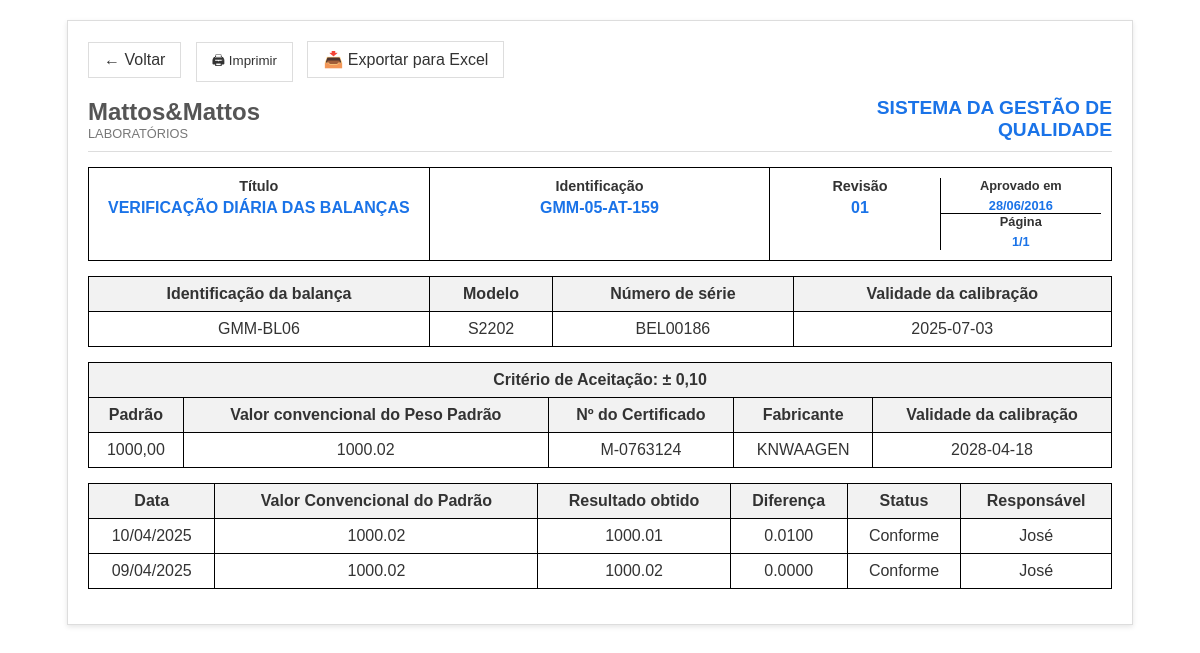
The app's page /historico/1, older data.
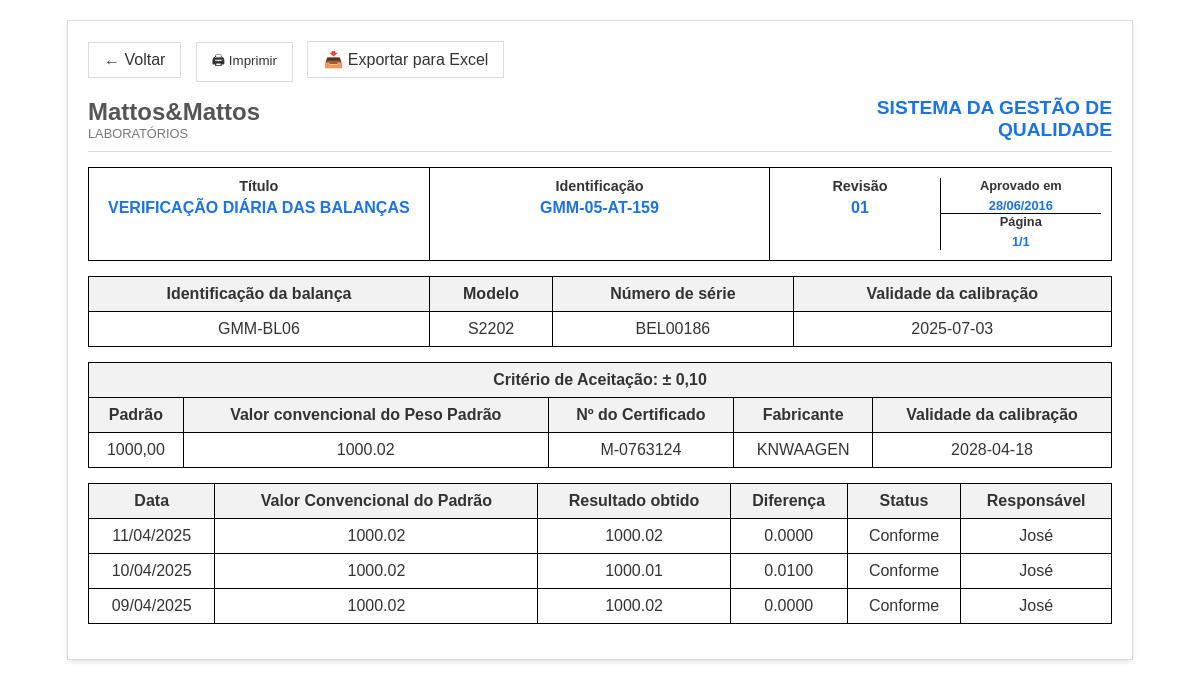
The same page, newer data.
### app/models.py (models this page shows)
class Balanca(db.Model):
    id = db.Column(db.Integer, primary_key=True)
    identificacao = db.Column(db.String(20), nullable=False, unique=True)
    modelo = db.Column(db.String(50), nullable=False)
    numero_serie = db.Column(db.String(50), nullable=False)
    validade_calibracao = db.Column(db.String(10), nullable=False)
    criterio_aceitacao = db.Column(db.String(20), nullable=False)
    padrao = db.Column(db.String(50), nullable=False)
    valor_convencional = db.Column(db.Float, nullable=False)
    numero_certificado = db.Column(db.String(50), nullable=False)
    fabricante = db.Column(db.String(50), nullable=False)
    validade_padrao = db.Column(db.String(10), nullable=False)
    registros = db.relationship('RegistroDiario', backref='balanca', lazy=True)

class RegistroDiario(db.Model):
    id = db.Column(db.Integer, primary_key=True)
    data = db.Column(db.Date, default=datetime.utcnow)
    resultado_obtido = db.Column(db.Float, nullable=False)
    responsavel = db.Column(db.String(100), nullable=False)
    balanca_id = db.Column(db.Integer, db.ForeignKey('balanca.id'), nullable=False)
    @property
    def diferenca(self):
        return round(abs(self.resultado_obtido - self.balanca.valor_convencional), 4)
    @property
    def status(self):
        criterio = float(self.balanca.criterio_aceitacao.replace("±", "").replace(",", "."))
        return "Conforme" if self.diferenca <= criterio else "Não Conforme"

### app/routes.py (the view)
@routes_bp.route("/historico/<int:id>")
def historico(id):
    balanca = Balanca.query.get_or_404(id)
    registros = RegistroDiario.query.filter_by(balanca_id=id).order_by(RegistroDiario.data.desc()).all()
    return render_template("historico.html", balanca=balanca, registros=registros)

### app/templates/historico.html (shortened to what this page needs)
<!DOCTYPE html>
<html lang="pt-br">
<head>
</head>
<body>
    <div class="container">
        <div class="actions">
            <a href="{{ url_for('routes.index') }}" class="back-button">← Voltar</a>
            <button onclick="window.print()" class="print-button">🖨 Imprimir</button>
            <a href="{{ url_for('routes.exportar_excel', id=balanca.id) }}" class="print-button">📥 Exportar para Excel</a>
        </div>
        <div class="logo-header">
            <div class="company-name">
                <h2>Mattos&Mattos</h2>
                <p>LABORATÓRIOS</p>
            </div>
            <div class="system-title">
                <h1>SISTEMA DA GESTÃO DE</h1>
                <h1>QUALIDADE</h1>
            </div>
        </div>
        <div class="title-header">
            <div class="title-section">
                <h3>Título</h3>
                <p class="blue-text">VERIFICAÇÃO DIÁRIA DAS BALANÇAS</p>
            </div>
            <div class="id-section">
                <h3>Identificação</h3>
                <p class="blue-text">GMM-05-AT-159</p>
            </div>
            <div class="revision-section">
                <div>
                    <h3>Revisão</h3>
                    <p class="blue-text">01</p>
                </div>
                <div class="date-section">
                    <div class="approved">
                        <h3 style="font-size: 0.8rem;">Aprovado em</h3>
                        <p class="blue-text" style="font-size: 0.8rem;">28/06/2016</p>
                    </div>
                    <div>
                        <h3 style="font-size: 0.8rem;">Página</h3>
                        <p class="blue-text" style="font-size: 0.8rem;">1/1</p>
                    </div>
                </div>
            </div>
        </div>
        <table>
            <thead>
                <tr>
                    <th>Identificação da balança</th>
                    <th>Modelo</th>
                    <th>Número de série</th>
                    <th>Validade da calibração</th>
                </tr>
            </thead>
            <tbody>
                <tr>
                    <td>{{ balanca.identificacao }}</td>
                    <td>{{ balanca.modelo }}</td>
                    <td>{{ balanca.numero_serie }}</td>
                    <td>{{ balanca.validade_calibracao }}</td>
                </tr>
            </tbody>
        </table>
        <table>
            <thead>
                <tr>
                    <th colspan="5">Critério de Aceitação: ± {{ balanca.criterio_aceitacao }}</th>
                </tr>
                <tr>
                    <th>Padrão</th>
                    <th>Valor convencional do Peso Padrão</th>
                    <th>Nº do Certificado</th>
                    <th>Fabricante</th>
                    <th>Validade da calibração</th>
                </tr>
            </thead>
            <tbody>
                <tr>
                    <td>{{ balanca.padrao }}</td>
                    <td>{{ balanca.valor_convencional }}</td>
                    <td>{{ balanca.numero_certificado }}</td>
                    <td>{{ balanca.fabricante }}</td>
                    <td>{{ balanca.validade_padrao }}</td>
                </tr>
            </tbody>
        </table>
        <table>
            <thead>
                <tr>
                    <th>Data</th>
                    <th>Valor Convencional do Padrão</th>
                    <th>Resultado obtido</th>
                    <th>Diferença</th>
                    <th>Status</th>
                    <th>Responsável</th>
                </tr>
            </thead>
            <tbody>
                {% for r in registros %}
                <tr>
                    <td>{{ r.data.strftime('%d/%m/%Y') }}</td>
                    <td>{{ balanca.valor_convencional }}</td>
                    <td>{{ r.resultado_obtido }}</td>
                    <td>{{ "%.4f"|format(r.diferenca) }}</td>
                    <td>{{ r.status }}</td>
                    <td>{{ r.responsavel }}</td>
                </tr>
                {% else %}
                <tr>
                    <td colspan="7">Nenhum registro encontrado.</td>
                </tr>
                {% endfor %}
            </tbody>
        </table>
    </div>
</body>
</html>

### app/templates/historico.html (style rules this page uses)
body { font-family: Arial, sans-serif; margin: 20px; padding: 0; color: #333; }
.container { max-width: 1024px; margin: 0 auto; padding: 20px; border: 1px solid #ddd; box-shadow: 0 2px 5px rgba(0,0,0,0.1); }
.logo-header { display: flex; justify-content: space-between; align-items: center; margin-bottom: 15px; border-bottom: 1px solid #ddd; padding-bottom: 10px; }
.company-name { text-align: left; }
.company-name h2 { margin: 0; color: #555; font-weight: bold; }
.company-name p { margin: 0; font-size: 0.8rem; color: #777; }
.system-title { text-align: right; color: #1a73e8; font-weight: bold; }
.system-title h1 { margin: 0; font-size: 1.2rem; }
.title-header { display: grid; grid-template-columns: repeat(3, 1fr); border: 1px solid black; margin-bottom: 15px; }
.title-header > div { padding: 10px; text-align: center; }
.title-header h3 { margin: 0; font-size: 0.9rem; }
.title-header p { margin: 5px 0 0; font-weight: bold; }
.title-header .blue-text { color: #1a73e8; }
.title-section { border-right: 1px solid black; }
.id-section { border-right: 1px solid black; }
.revision-section { display: grid; grid-template-columns: 1fr 1fr; }
.revision-section > div:first-child { border-right: 1px solid black; }
.revision-section .date-section { display: grid; grid-template-rows: 1fr 1fr; }
.revision-section .date-section .approved { border-bottom: 1px solid black; }
table { width: 100%; border-collapse: collapse; margin-bottom: 15px; }
th, td { border: 1px solid black; padding: 8px; text-align: center; }
th { background-color: #f2f2f2; }
.print-button, .back-button { background-color: white; border: 1px solid #ddd; padding: 8px 15px; cursor: pointer; display: inline-flex; align-items: center; gap: 5px; text-decoration: none; color: #333; margin-right: 10px; }
.actions { margin-bottom: 15px; }

Row changes from the older to the newer data that the page shows:
added RegistroDiario: data "11/04/2025", {{ balanca.valor_convencional }} "1000.02", resultado_obtido "1000.02", diferenca "0.0000", status "Conforme", responsavel "José"
